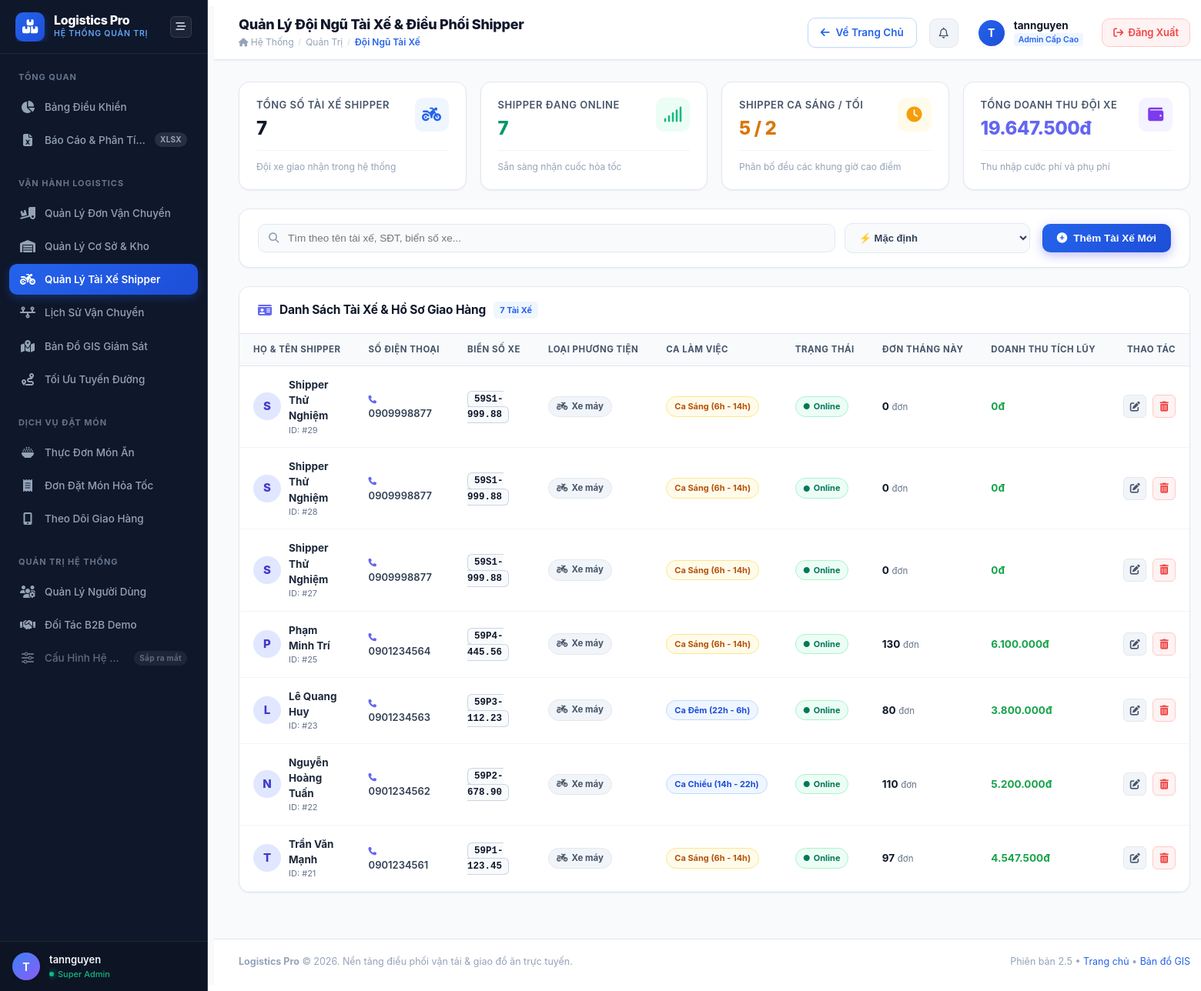
Page /quan-ly-tai-xe/ (signed in) on the earlier database version.
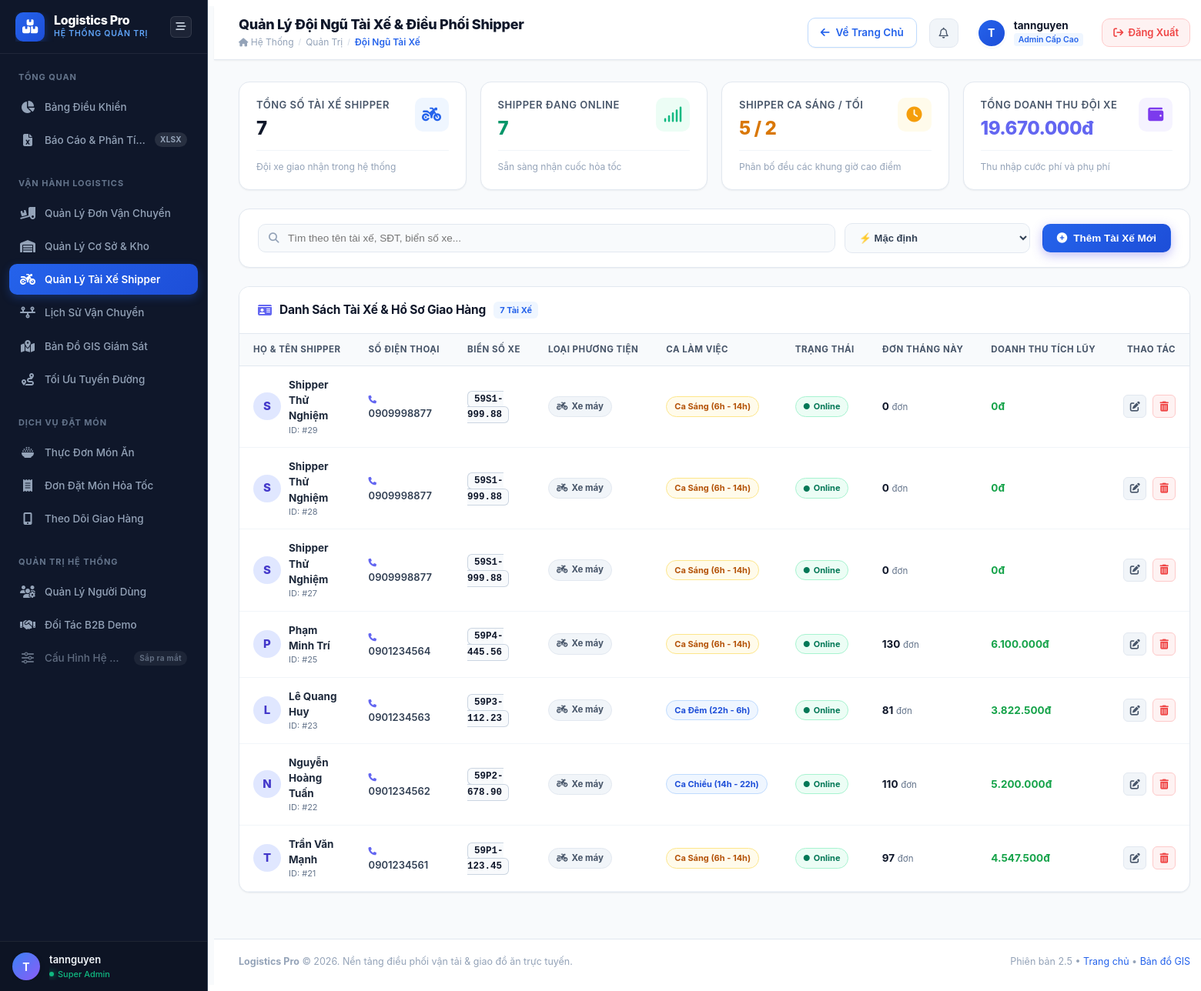
Same page on the later database version.
### core/models.py (models this page shows, shortened)
class TaiXe(models.Model):
    user = models.OneToOneField(User, on_delete=models.SET_NULL, null=True,
                                blank=True, verbose_name="Tài khoản đăng nhập")
    ten_tai_xe = models.CharField(max_length=100, verbose_name="Họ tên tài xế")
    sdt = models.CharField(max_length=15, verbose_name="Số điện thoại")
    bien_so = models.CharField(max_length=20, verbose_name="Biển số xe")
    loai_xe = models.CharField(max_length=50, choices=[
        ('Xe máy', 'Xe máy'),
        ('Xe tải', 'Xe tải'),
        ('Xe bán tải', 'Xe bán tải')
    ], default='Xe máy', verbose_name="Loại phương tiện")
    trang_thai = models.CharField(max_length=20, default='Sẵn sàng', verbose_name="Trạng thái hoạt động")
    CA_LAM_CHOICES = [
        ('SANG', 'Ca Sáng (6h - 14h)'),
        ('CHIEU', 'Ca Chiều (14h - 22h)'),
        ('TOI', 'Ca Tối (14h - 22h)'),
        ('DEM', 'Ca Đêm (22h - 6h)'),
    ]
    ca_lam_viec = models.CharField(max_length=10, choices=CA_LAM_CHOICES, default='SANG', verbose_name="Ca làm việc")
    dang_lam_viec = models.BooleanField(default=False, verbose_name="Đang Online (Chấm công)")
    tong_don_thang_nay = models.IntegerField(default=0, verbose_name="KPI Số đơn/Tháng")
    doanh_thu_tich_luy = models.DecimalField(max_digits=15, decimal_places=0,
                                             default=0, verbose_name="Doanh thu tích lũy")
    lat_hien_tai = models.FloatField(default=10.7769, verbose_name="Vĩ độ GPS hiện tại")
    lng_hien_tai = models.FloatField(default=106.7009, verbose_name="Kinh độ GPS hiện tại")
    cap_nhat_gps_luc = models.DateTimeField(auto_now=True, verbose_name="Thời điểm cập nhật GPS")

### core/views.py (the view)
# urls.py: path('quan-ly-tai-xe/', views.quan_ly_tai_xe, name='quan_ly_tai_xe'),
@login_required(login_url='core:login')
def quan_ly_tai_xe(request):
    if not request.user.is_staff:
        return redirect('core:home')
    ds = TaiXe.objects.all().order_by('-id')
    q = request.GET.get('q', '').strip()
    if q:
        ds = ds.filter(Q(ten_tai_xe__icontains=q) | Q(sdt__icontains=q) | Q(bien_so__icontains=q))
    sort = request.GET.get('sort')
    if sort == 'ten_az':
        ds = ds.order_by('ten_tai_xe')
    elif sort == 'luong_cao':
        ds = ds.order_by('-doanh_thu_tich_luy')
    tong_so_tx = TaiXe.objects.count()
    dang_online = TaiXe.objects.filter(dang_lam_viec=True).count()
    ca_sang = TaiXe.objects.filter(ca_lam_viec='SANG').count()
    ca_toi = TaiXe.objects.filter(ca_lam_viec__in=['TOI', 'CHIEU', 'DEM']).count()
    tong_doanh_thu = TaiXe.objects.aggregate(Sum('doanh_thu_tich_luy'))['doanh_thu_tich_luy__sum'] or 0
    stats = {
        'tong_so_tx': tong_so_tx,
        'dang_online': dang_online,
        'ca_sang': ca_sang,
        'ca_toi': ca_toi,
        'tong_doanh_thu': tong_doanh_thu,
    }
    return render(request, 'admin_dashboard/quan_ly_tai_xe.html', {
        'ds_tai_xe': ds,
        'stats': stats,
        'q': q,
        'sort': sort,
        'active_menu': 'tai_xe',
    })

### core/templatetags/currency_filters.py (called while the page is built)
@register.filter(name='dinh_dang_tien')
def dinh_dang_tien(value):
    if value is None or value == '':
        return ''
    try:
        val = int(round(float(value)))
        return f"{val:,.0f}".replace(",", ".")
    except (ValueError, TypeError):
        return value

@register.filter(name='tien_vnd')
@register.filter(name='currency_vn')
def tien_vnd(value):
    res = dinh_dang_tien(value)
    if res == '':
        return ''
    return f"{res}đ"

### templates/admin_dashboard/quan_ly_tai_xe.html (shortened to what the changed rows need)
{% extends "admin_dashboard/admin_base.html" %}
{% load static currency_filters %}
{% block page_title %}Quản Lý Đội Ngũ Tài Xế & Điều Phối Shipper{% endblock %}
{% block admin_content %}
<div class="admin-kpi-grid" style="margin-bottom: 24px;">
    <div class="admin-kpi-card">
        <div class="admin-kpi-header">
            <div>
                <div class="admin-kpi-title">Tổng Doanh Thu Đội Xe</div>
                <div class="admin-kpi-value" style="color: #6366f1;">{{ stats.tong_doanh_thu|currency_vn }}</div>
            </div>
        </div>
    </div>
</div>
<div class="admin-card">
    <div class="admin-table-container">
        <table class="admin-table" id="driverTable">
            <thead>
                <tr>
                    <th>Họ & Tên Shipper</th>
                    <th>Số Điện Thoại</th>
                    <th>Biển Số Xe</th>
                    <th>Loại Phương Tiện</th>
                    <th>Ca Làm Việc</th>
                    <th>Trạng Thái</th>
                    <th>Đơn Tháng Này</th>
                    <th>Doanh Thu Tích Lũy</th>
                    <th style="text-align: right; width: 120px;">Thao Tác</th>
                </tr>
            </thead>
            <tbody>
                {% for tx in ds_tai_xe %}
                <tr id="row-driver-{{ tx.id }}">
                    <td>
                        <div style="display: flex; align-items: center; gap: 10px;">
                            <div style="width: 36px; height: 36px; border-radius: 50%; background: #e0e7ff; color: #4338ca; display: flex; align-items: center; justify-content: center; font-size: 15px; flex-shrink: 0; font-weight: 800;">
                                {{ tx.ten_tai_xe|slice:":1"|upper }}
                            </div>
                            <div>
                                <div style="font-weight: 700; color: #1e293b; font-size: 13.5px;">{{ tx.ten_tai_xe }}</div>
                                <div style="font-size: 11px; color: #64748b;">ID: #{{ tx.id }}</div>
                            </div>
                        </div>
                    </td>
                    <td>
                        <div style="font-weight: 600; color: #334155; font-size: 13px;">
                            <i class="fa-solid fa-phone" style="color: #6366f1; font-size: 10.5px; margin-right: 4px;"></i>
                            {{ tx.sdt }}
                        </div>
                    </td>
                    <td>
                        <span style="font-family: monospace; font-weight: 800; background: #f8fafc; border: 1px solid #cbd5e1; padding: 3px 8px; border-radius: 6px; font-size: 12.5px; color: #0f172a;">
                            {{ tx.bien_so }}
                        </span>
                    </td>
                    <td>
                        <span class="admin-badge admin-badge-neutral" style="font-size: 11.5px;">
                            <i class="fa-solid fa-motorcycle"></i> {{ tx.loai_xe }}
                        </span>
                    </td>
                    <td>
                        <span class="admin-badge {% if tx.ca_lam_viec == 'SANG' %}admin-badge-warning{% else %}admin-badge-info{% endif %}" style="font-size: 11px;">
                            {{ tx.get_ca_lam_viec_display }}
                        </span>
                    </td>
                    <td>
                        {% if tx.dang_lam_viec %}
                            <span class="admin-badge admin-badge-success" style="font-size: 11px;">
                                <i class="fa-solid fa-circle" style="font-size: 8px;"></i> Online
                            </span>
                        {% else %}
                            <span class="admin-badge admin-badge-neutral" style="font-size: 11px;">
                                <i class="fa-regular fa-circle" style="font-size: 8px;"></i> Nghỉ ca
                            </span>
                        {% endif %}
                    </td>
                    <td>
                        <strong style="color: #0f172a; font-size: 13.5px;">{{ tx.tong_don_thang_nay }}</strong>
                        <span style="font-size: 11.5px; color: #64748b;">đơn</span>
                    </td>
                    <td>
                        <strong style="color: #16a34a; font-size: 13.5px;">{{ tx.doanh_thu_tich_luy|currency_vn }}</strong>
                    </td>
                    <td style="text-align: right;">
                        <div class="admin-row-actions" style="justify-content: flex-end;">
                            <button type="button" class="admin-btn-icon-sm" title="Chỉnh sửa hồ sơ tài xế" onclick="openEditDriverModal('{{ tx.id }}', '{{ tx.ten_tai_xe|escapejs }}', '{{ tx.sdt }}', '{{ tx.bien_so|escapejs }}', '{{ tx.loai_xe|escapejs }}', '{{ tx.ca_lam_viec }}', '{{ tx.dang_lam_viec|yesno:'1,0' }}')">
                                <i class="fa-solid fa-pen-to-square"></i>
                            </button>
                            <button type="button" class="admin-btn-icon-sm" style="color: #ef4444; border-color: #fecaca; background: #fef2f2;" title="Xóa tài xế này" onclick="confirmDeleteDriver('{{ tx.id }}', '{{ tx.ten_tai_xe|escapejs }}')">
                                <i class="fa-solid fa-trash-can"></i>
                            </button>
                        </div>
                    </td>
                </tr>
                {% endfor %}
            </tbody>
        </table>
    </div>
</div>
{% endblock %}

Differences in the rows shown:
changed TaiXe "Lê Quang Huy": tong_don_thang_nay "80" → "81"; doanh_thu_tich_luy "3.800.000đ" → "3.822.500đ"
Other differences:
{{ stats.tong_doanh_thu|currency_vn }}: "19.647.500đ" → "19.670.000đ"
